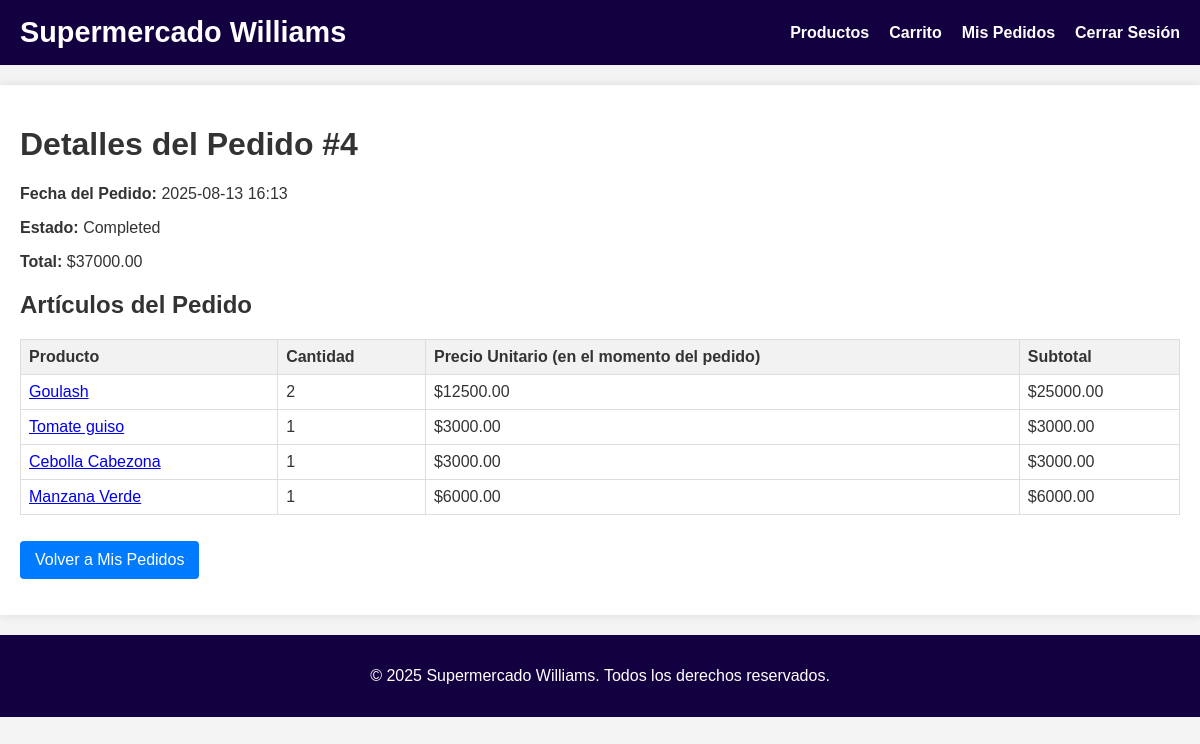
Screenshot of /order/4 (signed in) with the database file from the repository.
### models.py (models this page shows, shortened)
class Order(db.Model):
    id = db.Column(db.Integer, primary_key=True)
    user_id = db.Column(db.Integer, db.ForeignKey('user.id'), nullable=False)
    order_date = db.Column(db.DateTime, index=True, default=datetime.utcnow)
    total_amount = db.Column(db.Float, nullable=False)
    status = db.Column(db.String(64), default='Pending')  # e.g., Pending, Shipped, Delivered
    payment_method = db.Column(db.String(32), nullable=True)  # Nuevo campo
    user = db.relationship('User', backref='orders')
    items = db.relationship('OrderItem', backref='order')

class OrderItem(db.Model):
    id = db.Column(db.Integer, primary_key=True)
    order_id = db.Column(db.Integer, db.ForeignKey('order.id'), nullable=False)
    product_id = db.Column(db.Integer, db.ForeignKey('product.id'), nullable=False)
    quantity = db.Column(db.Integer, nullable=False)
    price = db.Column(db.Float, nullable=False) # Price at time of order
    product = db.relationship('Product', backref='order_items')

class Product(db.Model):
    id = db.Column(db.Integer, primary_key=True)
    secction = db.Column(db.String(64), nullable=False, default="Res")
    name = db.Column(db.String(128), nullable=False)
    description = db.Column(db.Text)
    price = db.Column(db.Float, nullable=False)
    stock = db.Column(db.Integer, nullable=False, default=0)
    image_url = db.Column(db.String(256))

### routes.py (the view)
@app.route('/order/<int:order_id>')
@login_required
def order_detail(order_id):
    order = Order.query.get_or_404(order_id)
    if order.user_id != current_user.id and not current_user.is_admin:
        flash('You are not authorized to view this order.', 'danger')
        return redirect(url_for('orders'))
    return render_template('order_detail.html', title=f'Order #{order.id}', order=order)

### models.py (called while the page is built)
    @property
    def is_authenticated(self):
        return True

### routes.py (called while the page is built)
@login_manager.user_loader
def load_user(user_id):
    return User.query.get(int(user_id))

### templates/order_detail.html
{% extends "base.html" %}
{% block content %}
    <h1>Detalles del Pedido #{{ order.id }}</h1>
    <p><strong>Fecha del Pedido:</strong> {{ order.order_date.strftime('%Y-%m-%d %H:%M') }}</p>
    <p><strong>Estado:</strong> {{ order.status }}</p>
    <p><strong>Total:</strong> ${{ "%.2f"|format(order.total_amount) }}</p>
    <h2>Artículos del Pedido</h2>
    <table class="cart-table">
        <thead>
            <tr>
                <th>Producto</th>
                <th>Cantidad</th>
                <th>Precio Unitario (en el momento del pedido)</th>
                <th>Subtotal</th>
            </tr>
        </thead>
        <tbody>
            {% for item in order.items %}
                <tr>
                    <td><a href="{{ url_for('product_detail', product_id=item.product.id) }}">{{ item.product.name }}</a></td>
                    <td>{{ item.quantity }}</td>
                    <td>${{ "%.2f"|format(item.price) }}</td>
                    <td>${{ "%.2f"|format(item.price * item.quantity) }}</td>
                </tr>
            {% endfor %}
        </tbody>
    </table>
    <p><a href="{{ url_for('orders') }}" class="button">Volver a Mis Pedidos</a></p>
{% endblock %}

### static/css/style.css (style rules this page uses)
body { font-family: Arial, sans-serif; margin: 0; padding: 0; background-color: #f4f4f4; color: #333333; }
form input[type="submit"], .button { background-color: #007bff; color: white; padding: 10px 15px; border: none; border-radius: 4px; cursor: pointer; text-decoration: none; display: inline-block; margin-top: 10px; }
.cart-table { width: 100%; border-collapse: collapse; margin-top: 20px; }
.cart-table th, .cart-table td { border: 1px solid #ddd; padding: 8px; text-align: left; }
.cart-table th { background-color: #f2f2f2; }

### rows the page displays
Order: id "4", order_date "2025-08-13 16:13", status "Completed", total_amount "37000.00"
OrderItem: product.name "Goulash", quantity "2", price "12500.00", item.price*item.quantity "25000.00"
OrderItem: product.name "Tomate guiso", quantity "1", price "3000.00", item.price*item.quantity "3000.00"
OrderItem: product.name "Cebolla Cabezona", quantity "1", price "3000.00", item.price*item.quantity "3000.00"
OrderItem: product.name "Manzana Verde", quantity "1", price "6000.00", item.price*item.quantity "6000.00"
